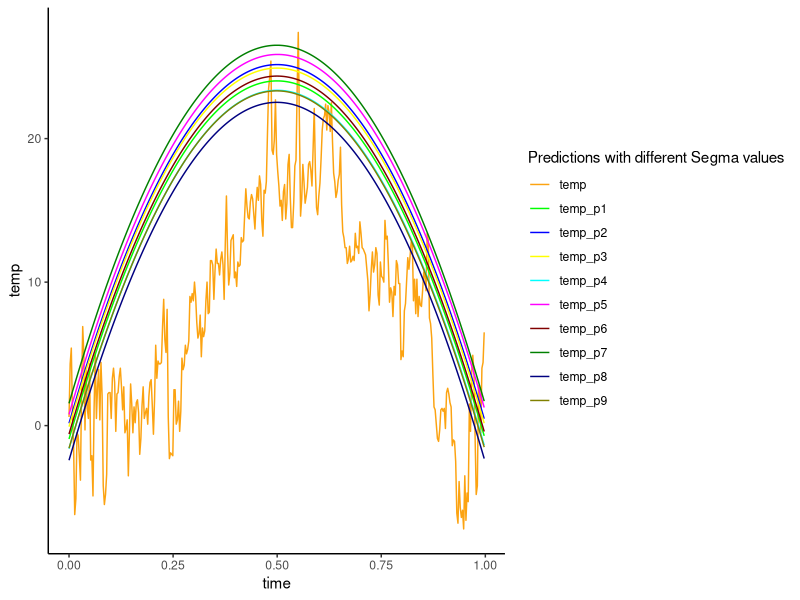

R code for this plot:
## ---- chunk 1
knitr::opts_chunk$set(echo = TRUE)
library(ggplot2)
library(mvtnorm)
library(readxl)
## ---- chunk 2
#reading the files 
df<-read_xlsx("Linkoping2022.xlsx")
#Creating the covariate_time vaiable as 
#(the number of days sinvce the beginning of the year / 365)  
a<- df$datetime
#begunning of the year
b<- '2022-01-01'
a<-format.POSIXlt(strptime(a,'%Y-%m-%d'))
b<-format.POSIXlt(strptime(b,'%Y-%m-%d'))
#time diff from the 
x<-as.vector(difftime(a,b,units='days'))
df$cov_tm<-x/365
## ---- chunk 3
#We assume to use a conjugate prior from 
#the linear regression in Lec 5 , 
#we have been given the prior hyperparamteres as follow:
mu_0= as.matrix(c(0,100,-100),ncol=3)
omega_0=0.01*diag(3)
v_0=1
segma2_0=1
n= length(df$temp)
ndraws=10

## ---- chunk 4
# Step 1: Draw X ~ χ²(n - 1)
draw_chi_sq <- function(n) {
  return(rchisq(1, df = n - 1))
}
# Step 2: Compute σ² = (n - 1) * s² / X
compute_sigma_sq <- function(n, segma2_0, X) {
  return((n - 1) * segma2_0 / X)
}

# simulation
segma_estimation <- function(n, mu_0, segma2_0, ndraws) {
  results <- c()
  
  for (i in 1:ndraws) {
    X <- draw_chi_sq(n)
    sigma_sq <- compute_sigma_sq(n, segma2_0, X)
    results[i] <- sigma_sq
  }
  return(results)
}

sigma2<-segma_estimation(n, mu_0, segma2_0, ndraws)
## ---- chunk 5
for (i in 1:length(sigma2)) {
  e<- rnorm(1,0,sigma2[i])
  res<-rmvnorm(1,mu_0,sigma2[i]*omega_0)
  temp= x=res[1,1]+res[1,2]*df$cov_tm+res[1,3]*df$cov_tm^2+e
  df[[paste0("temp_p",i)]]<-temp 
}
## ---- chunk 6
# Define a vector of colors
colors <- c("#FCA311", "#00FF00", "#0000FF", "#FFFF00", "#00FFFF",
            "#FF00FF", "#800000", "#008000", "#000080", "#808000",
            "#800080", "#008080", "#808080", "#FFC0CB", "#FFA500",
            "#FFD700", "#A52A2A", "#7FFF00", "#FF1493", "#00BFFF")

# Plot with different colored lines
plt <- ggplot(df, aes(x = cov_tm, y = temp)) +
  geom_line(aes(color = factor('temp')), size = 0.5)

for (i in names(df)[-c(1:4, ncol(df))]) {
  plt <- plt + geom_line(aes_string(y = i, color = factor(i)), linetype = 1)
}

# Map colors to the lines
plt <- plt +
  scale_color_manual(values = colors) +
  labs(x = 'time', y = 'temp',color='Predictions with different Segma values') +
  theme_classic()
plt
